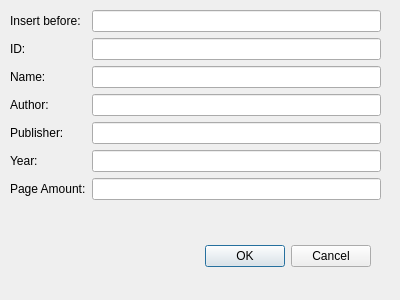
<?xml version="1.0" encoding="UTF-8"?>
<ui version="4.0">
 <class>insertDialog</class>
 <widget class="QDialog" name="insertDialog">
  <property name="geometry">
   <rect>
    <x>0</x>
    <y>0</y>
    <width>400</width>
    <height>300</height>
   </rect>
  </property>
  <property name="windowTitle">
   <string>Dialog</string>
  </property>
  <widget class="QDialogButtonBox" name="buttonBox">
   <property name="geometry">
    <rect>
     <x>30</x>
     <y>240</y>
     <width>341</width>
     <height>32</height>
    </rect>
   </property>
   <property name="orientation">
    <enum>Qt::Horizontal</enum>
   </property>
   <property name="standardButtons">
    <set>QDialogButtonBox::Cancel|QDialogButtonBox::Ok</set>
   </property>
  </widget>
  <widget class="QWidget" name="formLayoutWidget">
   <property name="geometry">
    <rect>
     <x>10</x>
     <y>10</y>
     <width>371</width>
     <height>235</height>
    </rect>
   </property>
   <layout class="QFormLayout" name="formLayout">
    <item row="1" column="0">
     <widget class="QLabel" name="label">
      <property name="text">
       <string>ID:</string>
      </property>
     </widget>
    </item>
    <item row="1" column="1">
     <widget class="QLineEdit" name="bookID"/>
    </item>
    <item row="2" column="1">
     <widget class="QLineEdit" name="bookName"/>
    </item>
    <item row="3" column="1">
     <widget class="QLineEdit" name="bookAuthor"/>
    </item>
    <item row="2" column="0">
     <widget class="QLabel" name="label_2">
      <property name="text">
       <string>Name:</string>
      </property>
     </widget>
    </item>
    <item row="3" column="0">
     <widget class="QLabel" name="label_3">
      <property name="text">
       <string>Author:</string>
      </property>
     </widget>
    </item>
    <item row="4" column="0">
     <widget class="QLabel" name="label_4">
      <property name="text">
       <string>Publisher:</string>
      </property>
     </widget>
    </item>
    <item row="5" column="0">
     <widget class="QLabel" name="label_5">
      <property name="text">
       <string>Year:</string>
      </property>
     </widget>
    </item>
    <item row="0" column="1">
     <widget class="QLineEdit" name="lineEdit"/>
    </item>
    <item row="0" column="0">
     <widget class="QLabel" name="label_7">
      <property name="text">
       <string>Insert before:</string>
      </property>
     </widget>
    </item>
    <item row="4" column="1">
     <widget class="QLineEdit" name="bookPublisher"/>
    </item>
    <item row="5" column="1">
     <widget class="QLineEdit" name="bookYear"/>
    </item>
    <item row="6" column="0">
     <widget class="QLabel" name="label_6">
      <property name="text">
       <string>Page Amount:</string>
      </property>
     </widget>
    </item>
    <item row="6" column="1">
     <widget class="QLineEdit" name="bookPageAmount"/>
    </item>
   </layout>
  </widget>
 </widget>
 <tabstops>
  <tabstop>lineEdit</tabstop>
  <tabstop>bookID</tabstop>
  <tabstop>bookName</tabstop>
  <tabstop>bookAuthor</tabstop>
  <tabstop>bookPublisher</tabstop>
  <tabstop>bookYear</tabstop>
  <tabstop>bookPageAmount</tabstop>
 </tabstops>
 <resources/>
 <connections>
  <connection>
   <sender>buttonBox</sender>
   <signal>accepted()</signal>
   <receiver>insertDialog</receiver>
   <slot>accept()</slot>
   <hints>
    <hint type="sourcelabel">
     <x>248</x>
     <y>254</y>
    </hint>
    <hint type="destinationlabel">
     <x>157</x>
     <y>274</y>
    </hint>
   </hints>
  </connection>
  <connection>
   <sender>buttonBox</sender>
   <signal>rejected()</signal>
   <receiver>insertDialog</receiver>
   <slot>reject()</slot>
   <hints>
    <hint type="sourcelabel">
     <x>316</x>
     <y>260</y>
    </hint>
    <hint type="destinationlabel">
     <x>286</x>
     <y>274</y>
    </hint>
   </hints>
  </connection>
 </connections>
</ui>
